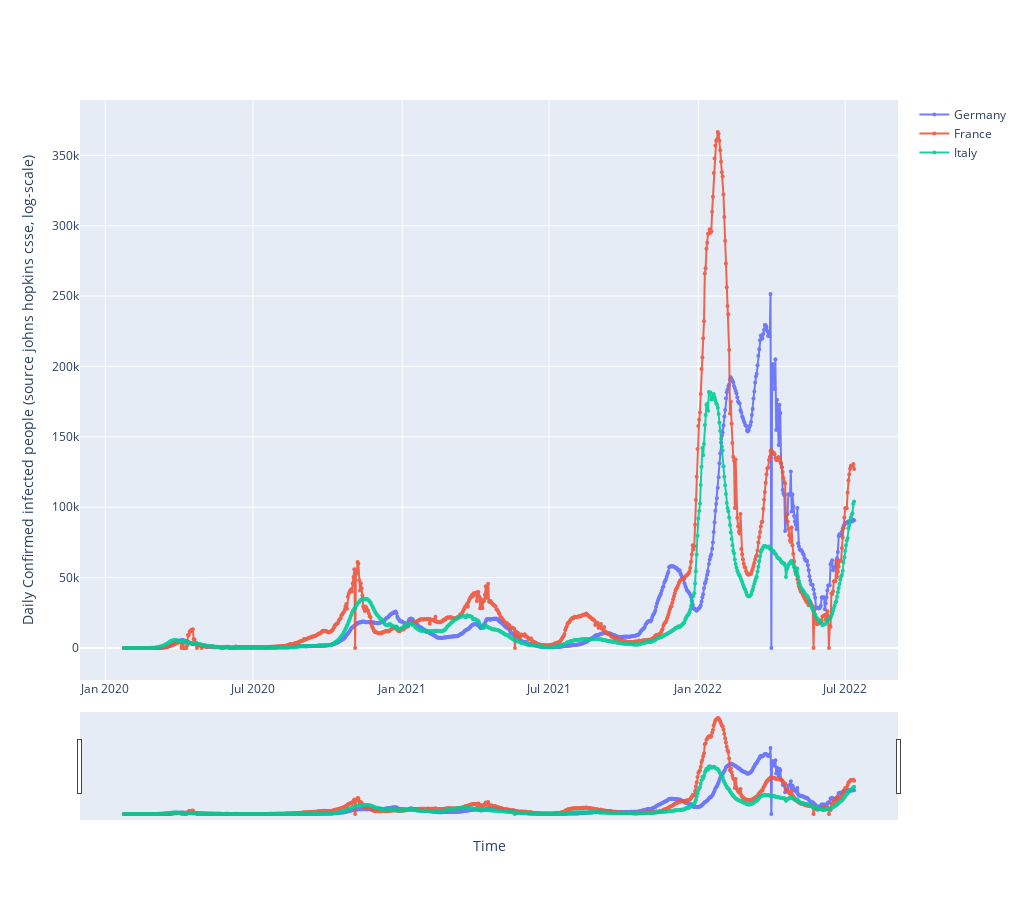

Notebook cell for this chart:
### Code cell
fig = go.Figure()
## defines how to plot the individual trace
for each in country_list:
    fig.add_trace(go.Scatter(x=daily_new_cases.index,
                                y=daily_new_cases[each],
                                mode='markers+lines',
                                opacity=0.9,
                                line_width=2,
                                marker_size=4, 
                                name=each
                                 )
                     )

## defines the overall layout properties
fig.update_layout(
    width=1024,
    height=900,
    xaxis_title="Time",
    yaxis_title="Daily Confirmed infected people (source johns hopkins csse, log-scale)",
)


fig.update_layout(xaxis_rangeslider_visible=True)
#fig.show(renderer='chrome')
fig.show()

### Figure 1 — Plotly figure (JSON) as saved in the notebook; plotly's stock layout.template omitted (floating-point values rounded to 4 significant figures; data arrays with more than 128 entries replaced by an {"elided": "..."} marker saying what was removed)
{"data": [{"line": {"width": 2}, "marker": {"size": 4}, "mode": "markers+lines", "name": "Germany", "opacity": 0.9, "type": "scatter", "x": {"elided": "901 str values"}, "y": {"elided": "901 float values"}}, {"line": {"width": 2}, "marker": {"size": 4}, "mode": "markers+lines", "name": "France", "opacity": 0.9, "type": "scatter", "x": {"elided": "901 str values"}, "y": {"elided": "901 float values"}}, {"line": {"width": 2}, "marker": {"size": 4}, "mode": "markers+lines", "name": "Italy", "opacity": 0.9, "type": "scatter", "x": {"elided": "901 str values"}, "y": {"elided": "901 float values"}}], "layout": {"height": 900, "width": 1024, "xaxis": {"rangeslider": {"visible": true}, "title": {"text": "Time"}}, "yaxis": {"title": {"text": "Daily Confirmed infected people (source johns hopkins csse, log-scale)"}}}}
